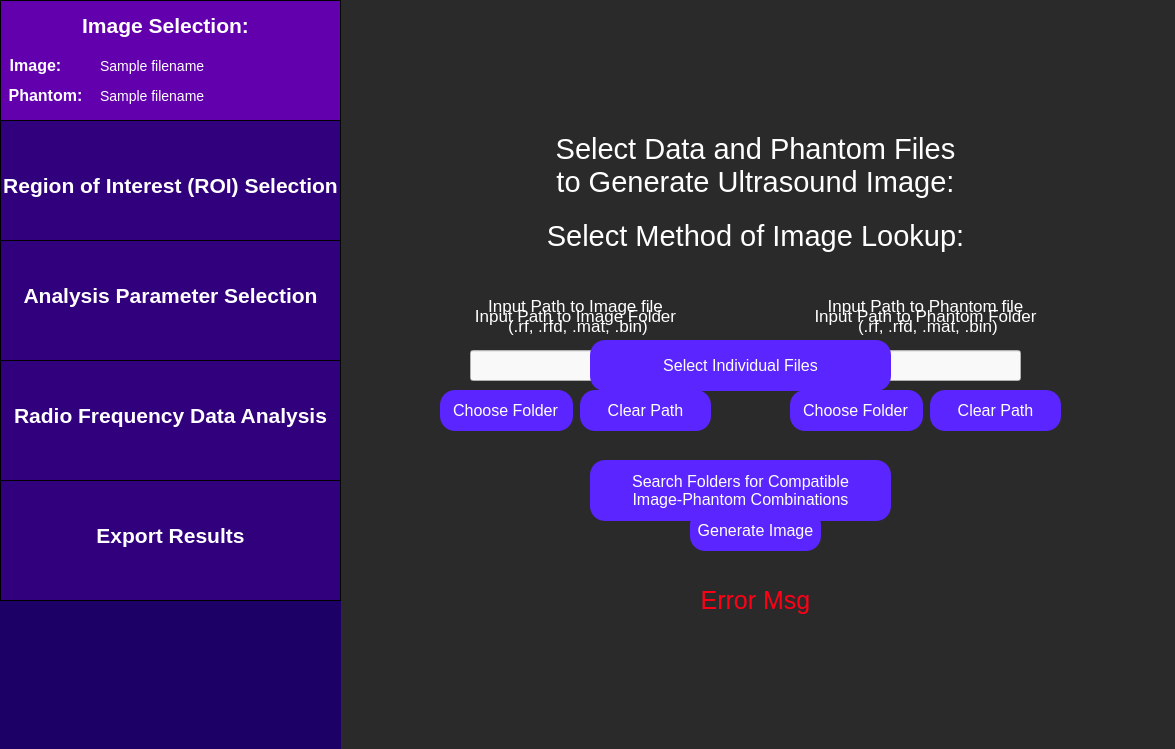
<?xml version="1.0" encoding="UTF-8"?>
<ui version="4.0">
 <class>selectImage</class>
 <widget class="QWidget" name="selectImage">
  <property name="geometry">
   <rect>
    <x>0</x>
    <y>0</y>
    <width>1175</width>
    <height>749</height>
   </rect>
  </property>
  <property name="windowTitle">
   <string>Select Ultrasound Image</string>
  </property>
  <property name="styleSheet">
   <string notr="true">QWidget {
	background: rgb(42, 42, 42);
}</string>
  </property>
  <widget class="QLabel" name="selectDataLabel">
   <property name="geometry">
    <rect>
     <x>540</x>
     <y>100</y>
     <width>431</width>
     <height>131</height>
    </rect>
   </property>
   <property name="styleSheet">
    <string notr="true">QLabel {
	font-size: 29px;
	color: rgb(255, 255, 255);
	background-color: rgba(255, 255, 255, 0);
}</string>
   </property>
   <property name="text">
    <string>Select Data and Phantom Files to Generate Ultrasound Image:</string>
   </property>
   <property name="textFormat">
    <enum>Qt::AutoText</enum>
   </property>
   <property name="scaledContents">
    <bool>false</bool>
   </property>
   <property name="alignment">
    <set>Qt::AlignCenter</set>
   </property>
   <property name="wordWrap">
    <bool>true</bool>
   </property>
  </widget>
  <widget class="QLabel" name="phantomPathLabel">
   <property name="geometry">
    <rect>
     <x>790</x>
     <y>290</y>
     <width>271</width>
     <height>51</height>
    </rect>
   </property>
   <property name="styleSheet">
    <string notr="true">QLabel {
	background-color: rgba(255, 255, 255, 0);
	color: white;
	font-size: 17px;
}</string>
   </property>
   <property name="text">
    <string>Input Path to Phantom file
 (.rf, .rfd, .mat, .bin)</string>
   </property>
   <property name="alignment">
    <set>Qt::AlignCenter</set>
   </property>
   <property name="textInteractionFlags">
    <set>Qt::NoTextInteraction</set>
   </property>
  </widget>
  <widget class="QPushButton" name="choosePhantomFileButton">
   <property name="geometry">
    <rect>
     <x>792</x>
     <y>390</y>
     <width>131</width>
     <height>41</height>
    </rect>
   </property>
   <property name="styleSheet">
    <string notr="true">QPushButton {
	color: white;
	font-size: 16px;
	background: rgb(90, 37, 255);
	border-radius: 15px;
}</string>
   </property>
   <property name="text">
    <string>Choose File</string>
   </property>
  </widget>
  <widget class="QLineEdit" name="phantomPathInput">
   <property name="geometry">
    <rect>
     <x>820</x>
     <y>350</y>
     <width>201</width>
     <height>31</height>
    </rect>
   </property>
   <property name="styleSheet">
    <string notr="true">QLineEdit {
	background-color: rgb(249, 249, 249);
	color: black;
}</string>
   </property>
  </widget>
  <widget class="QPushButton" name="clearPhantomPathButton">
   <property name="geometry">
    <rect>
     <x>930</x>
     <y>390</y>
     <width>131</width>
     <height>41</height>
    </rect>
   </property>
   <property name="styleSheet">
    <string notr="true">QPushButton {
	color: white;
	font-size: 16px;
	background: rgb(90, 37, 255);
	border-radius: 15px;
}</string>
   </property>
   <property name="text">
    <string>Clear Path</string>
   </property>
  </widget>
  <widget class="QLabel" name="imagePathLabel">
   <property name="geometry">
    <rect>
     <x>440</x>
     <y>290</y>
     <width>271</width>
     <height>51</height>
    </rect>
   </property>
   <property name="styleSheet">
    <string notr="true">QLabel {
	background-color: rgba(255, 255, 255, 0);
	color: white;
	font-size: 17px;
}</string>
   </property>
   <property name="text">
    <string>Input Path to Image file
 (.rf, .rfd, .mat, .bin)</string>
   </property>
   <property name="alignment">
    <set>Qt::AlignCenter</set>
   </property>
   <property name="textInteractionFlags">
    <set>Qt::NoTextInteraction</set>
   </property>
  </widget>
  <widget class="QPushButton" name="chooseImageFileButton">
   <property name="geometry">
    <rect>
     <x>442</x>
     <y>390</y>
     <width>131</width>
     <height>41</height>
    </rect>
   </property>
   <property name="styleSheet">
    <string notr="true">QPushButton {
	color: white;
	font-size: 16px;
	background: rgb(90, 37, 255);
	border-radius: 15px;
}</string>
   </property>
   <property name="text">
    <string>Choose File</string>
   </property>
  </widget>
  <widget class="QLineEdit" name="imagePathInput">
   <property name="geometry">
    <rect>
     <x>470</x>
     <y>350</y>
     <width>201</width>
     <height>31</height>
    </rect>
   </property>
   <property name="styleSheet">
    <string notr="true">QLineEdit {
	background-color: rgb(249, 249, 249);
	color: black;
}</string>
   </property>
  </widget>
  <widget class="QPushButton" name="clearImagePathButton">
   <property name="geometry">
    <rect>
     <x>580</x>
     <y>390</y>
     <width>131</width>
     <height>41</height>
    </rect>
   </property>
   <property name="styleSheet">
    <string notr="true">QPushButton {
	color: white;
	font-size: 16px;
	background: rgb(90, 37, 255);
	border-radius: 15px;
}</string>
   </property>
   <property name="text">
    <string>Clear Path</string>
   </property>
  </widget>
  <widget class="QPushButton" name="generateImageButton">
   <property name="geometry">
    <rect>
     <x>690</x>
     <y>510</y>
     <width>131</width>
     <height>41</height>
    </rect>
   </property>
   <property name="styleSheet">
    <string notr="true">QPushButton {
	color: white;
	font-size: 16px;
	background: rgb(90, 37, 255);
	border-radius: 15px;
}</string>
   </property>
   <property name="text">
    <string>Generate Image</string>
   </property>
  </widget>
  <widget class="QLabel" name="selectImageErrorMsg">
   <property name="geometry">
    <rect>
     <x>700</x>
     <y>580</y>
     <width>111</width>
     <height>41</height>
    </rect>
   </property>
   <property name="styleSheet">
    <string notr="true">QLabel {
	color: rgb(255, 0, 23);
	font-size: 25px;
	background-color: rgba(255, 255, 255, 0);
}</string>
   </property>
   <property name="text">
    <string>Error Msg</string>
   </property>
   <property name="alignment">
    <set>Qt::AlignCenter</set>
   </property>
  </widget>
  <widget class="QLabel" name="imagePathFolderLabel">
   <property name="geometry">
    <rect>
     <x>440</x>
     <y>290</y>
     <width>271</width>
     <height>51</height>
    </rect>
   </property>
   <property name="styleSheet">
    <string notr="true">QLabel {
	background-color: rgba(255, 255, 255, 0);
	color: white;
	font-size: 17px;
}</string>
   </property>
   <property name="text">
    <string>Input Path to Image Folder</string>
   </property>
   <property name="alignment">
    <set>Qt::AlignCenter</set>
   </property>
   <property name="textInteractionFlags">
    <set>Qt::NoTextInteraction</set>
   </property>
  </widget>
  <widget class="QLabel" name="phantomPathFolderLabel">
   <property name="geometry">
    <rect>
     <x>790</x>
     <y>290</y>
     <width>271</width>
     <height>51</height>
    </rect>
   </property>
   <property name="styleSheet">
    <string notr="true">QLabel {
	background-color: rgba(255, 255, 255, 0);
	color: white;
	font-size: 17px;
}</string>
   </property>
   <property name="text">
    <string>Input Path to Phantom Folder</string>
   </property>
   <property name="alignment">
    <set>Qt::AlignCenter</set>
   </property>
   <property name="textInteractionFlags">
    <set>Qt::NoTextInteraction</set>
   </property>
  </widget>
  <widget class="QPushButton" name="choosePhantomFolderButton">
   <property name="geometry">
    <rect>
     <x>790</x>
     <y>390</y>
     <width>131</width>
     <height>41</height>
    </rect>
   </property>
   <property name="styleSheet">
    <string notr="true">QPushButton {
	color: white;
	font-size: 16px;
	background: rgb(90, 37, 255);
	border-radius: 15px;
}</string>
   </property>
   <property name="text">
    <string>Choose Folder</string>
   </property>
  </widget>
  <widget class="QPushButton" name="chooseImageFolderButton">
   <property name="geometry">
    <rect>
     <x>440</x>
     <y>390</y>
     <width>131</width>
     <height>41</height>
    </rect>
   </property>
   <property name="styleSheet">
    <string notr="true">QPushButton {
	color: white;
	font-size: 16px;
	background: rgb(90, 37, 255);
	border-radius: 15px;
}</string>
   </property>
   <property name="text">
    <string>Choose Folder</string>
   </property>
  </widget>
  <widget class="QLabel" name="selectImageMethodLabel">
   <property name="geometry">
    <rect>
     <x>540</x>
     <y>170</y>
     <width>431</width>
     <height>131</height>
    </rect>
   </property>
   <property name="styleSheet">
    <string notr="true">QLabel {
	font-size: 29px;
	color: rgb(255, 255, 255);
	background-color: rgba(255, 255, 255, 0);
}</string>
   </property>
   <property name="text">
    <string>Select Method of Image Lookup:</string>
   </property>
   <property name="textFormat">
    <enum>Qt::AutoText</enum>
   </property>
   <property name="scaledContents">
    <bool>false</bool>
   </property>
   <property name="alignment">
    <set>Qt::AlignCenter</set>
   </property>
   <property name="wordWrap">
    <bool>true</bool>
   </property>
  </widget>
  <widget class="QPushButton" name="selectIndFilesButton">
   <property name="geometry">
    <rect>
     <x>590</x>
     <y>340</y>
     <width>301</width>
     <height>51</height>
    </rect>
   </property>
   <property name="toolTip">
    <string>&lt;html&gt;&lt;head/&gt;&lt;body&gt;&lt;p&gt;&lt;br/&gt;&lt;/p&gt;&lt;/body&gt;&lt;/html&gt;</string>
   </property>
   <property name="styleSheet">
    <string notr="true">QPushButton {
	color: white;
	font-size: 16px;
	background: rgb(90, 37, 255);
	border-radius: 15px;
}</string>
   </property>
   <property name="text">
    <string>Select Individual Files</string>
   </property>
  </widget>
  <widget class="QPushButton" name="selectFoldersButton">
   <property name="geometry">
    <rect>
     <x>590</x>
     <y>460</y>
     <width>301</width>
     <height>61</height>
    </rect>
   </property>
   <property name="styleSheet">
    <string notr="true">QPushButton {
	color: white;
	font-size: 16px;
	background: rgb(90, 37, 255);
	border-radius: 15px;
}</string>
   </property>
   <property name="text">
    <string>Search Folders for Compatible
Image-Phantom Combinations</string>
   </property>
  </widget>
  <widget class="QWidget" name="sidebar" native="true">
   <property name="geometry">
    <rect>
     <x>0</x>
     <y>0</y>
     <width>341</width>
     <height>751</height>
    </rect>
   </property>
   <property name="toolTip">
    <string>&lt;html&gt;&lt;head/&gt;&lt;body&gt;&lt;p&gt;&lt;br/&gt;&lt;/p&gt;&lt;/body&gt;&lt;/html&gt;</string>
   </property>
   <property name="styleSheet">
    <string notr="true">QWidget {
	background-color: rgb(28, 0, 101);
}</string>
   </property>
   <widget class="QFrame" name="imageSelectionSidebar">
    <property name="geometry">
     <rect>
      <x>0</x>
      <y>0</y>
      <width>341</width>
      <height>121</height>
     </rect>
    </property>
    <property name="styleSheet">
     <string notr="true">QFrame {
	background-color: rgb(99, 0, 174);
	border: 1px solid black;
}</string>
    </property>
    <property name="frameShape">
     <enum>QFrame::StyledPanel</enum>
    </property>
    <property name="frameShadow">
     <enum>QFrame::Raised</enum>
    </property>
    <widget class="QLabel" name="imageSelectionLabelSidebar">
     <property name="geometry">
      <rect>
       <x>70</x>
       <y>0</y>
       <width>191</width>
       <height>51</height>
      </rect>
     </property>
     <property name="styleSheet">
      <string notr="true">QLabel {
	font-size: 21px;
	color: rgb(255, 255, 255);
	background-color: rgba(255, 255, 255, 0);
	border: 0px;
	font-weight: bold;
}</string>
     </property>
     <property name="text">
      <string>Image Selection:</string>
     </property>
     <property name="alignment">
      <set>Qt::AlignCenter</set>
     </property>
    </widget>
    <widget class="QLabel" name="imageLabel">
     <property name="geometry">
      <rect>
       <x>-60</x>
       <y>40</y>
       <width>191</width>
       <height>51</height>
      </rect>
     </property>
     <property name="styleSheet">
      <string notr="true">QLabel {
	font-size: 16px;
	color: rgb(255, 255, 255);
	background-color: rgba(255, 255, 255, 0);
	border: 0px;
	font-weight: bold;
}</string>
     </property>
     <property name="text">
      <string>Image:</string>
     </property>
     <property name="alignment">
      <set>Qt::AlignCenter</set>
     </property>
    </widget>
    <widget class="QLabel" name="phantomLabel">
     <property name="geometry">
      <rect>
       <x>-50</x>
       <y>70</y>
       <width>191</width>
       <height>51</height>
      </rect>
     </property>
     <property name="styleSheet">
      <string notr="true">QLabel {
	font-size: 16px;
	color: rgb(255, 255, 255);
	background-color: rgba(255, 255, 255, 0);
	border: 0px;
	font-weight: bold
}</string>
     </property>
     <property name="text">
      <string>Phantom:</string>
     </property>
     <property name="alignment">
      <set>Qt::AlignCenter</set>
     </property>
    </widget>
    <widget class="QLabel" name="imageFilenameDisplay">
     <property name="geometry">
      <rect>
       <x>100</x>
       <y>40</y>
       <width>241</width>
       <height>51</height>
      </rect>
     </property>
     <property name="styleSheet">
      <string notr="true">QLabel {
	font-size: 14px;
	color: rgb(255, 255, 255);
	background-color: rgba(255, 255, 255, 0);
	border: 0px;
}</string>
     </property>
     <property name="text">
      <string>Sample filename </string>
     </property>
     <property name="alignment">
      <set>Qt::AlignLeading|Qt::AlignLeft|Qt::AlignVCenter</set>
     </property>
    </widget>
    <widget class="QLabel" name="phantomFilenameDisplay">
     <property name="geometry">
      <rect>
       <x>100</x>
       <y>70</y>
       <width>241</width>
       <height>51</height>
      </rect>
     </property>
     <property name="styleSheet">
      <string notr="true">QLabel {
	font-size: 14px;
	color: rgb(255, 255, 255);
	background-color: rgba(255, 255, 255, 0);
	border: 0px;
}</string>
     </property>
     <property name="text">
      <string>Sample filename </string>
     </property>
     <property name="alignment">
      <set>Qt::AlignLeading|Qt::AlignLeft|Qt::AlignVCenter</set>
     </property>
    </widget>
   </widget>
   <widget class="QFrame" name="roiSidebar">
    <property name="geometry">
     <rect>
      <x>0</x>
      <y>120</y>
      <width>341</width>
      <height>121</height>
     </rect>
    </property>
    <property name="styleSheet">
     <string notr="true">QFrame {
	background-color: rgb(49, 0, 124);
	border: 1px solid black;
}</string>
    </property>
    <property name="frameShape">
     <enum>QFrame::StyledPanel</enum>
    </property>
    <property name="frameShadow">
     <enum>QFrame::Raised</enum>
    </property>
    <widget class="QLabel" name="roiSidebarLabel">
     <property name="geometry">
      <rect>
       <x>0</x>
       <y>40</y>
       <width>341</width>
       <height>51</height>
      </rect>
     </property>
     <property name="styleSheet">
      <string notr="true">QLabel {
	font-size: 21px;
	color: rgb(255, 255, 255);
	background-color: rgba(255, 255, 255, 0);
	border: 0px;
	font-weight: bold;
}</string>
     </property>
     <property name="text">
      <string>Region of Interest (ROI) Selection</string>
     </property>
     <property name="alignment">
      <set>Qt::AlignCenter</set>
     </property>
    </widget>
   </widget>
   <widget class="QFrame" name="rfAnalysisSidebar">
    <property name="geometry">
     <rect>
      <x>0</x>
      <y>360</y>
      <width>341</width>
      <height>121</height>
     </rect>
    </property>
    <property name="styleSheet">
     <string notr="true">QFrame {
	background-color:  rgb(49, 0, 124);
	border: 1px solid black;
}</string>
    </property>
    <property name="frameShape">
     <enum>QFrame::StyledPanel</enum>
    </property>
    <property name="frameShadow">
     <enum>QFrame::Raised</enum>
    </property>
    <widget class="QLabel" name="rfAnalysisLabel">
     <property name="geometry">
      <rect>
       <x>0</x>
       <y>30</y>
       <width>341</width>
       <height>51</height>
      </rect>
     </property>
     <property name="styleSheet">
      <string notr="true">QLabel {
	font-size: 21px;
	color: rgb(255, 255, 255);
	background-color: rgba(255, 255, 255, 0);
	border: 0px;
	font-weight: bold;
}</string>
     </property>
     <property name="text">
      <string>Radio Frequency Data Analysis</string>
     </property>
     <property name="alignment">
      <set>Qt::AlignCenter</set>
     </property>
    </widget>
   </widget>
   <widget class="QFrame" name="exportResultsSidebar">
    <property name="geometry">
     <rect>
      <x>0</x>
      <y>480</y>
      <width>341</width>
      <height>121</height>
     </rect>
    </property>
    <property name="styleSheet">
     <string notr="true">QFrame {
	background-color:  rgb(49, 0, 124);
	border: 1px solid black;
}</string>
    </property>
    <property name="frameShape">
     <enum>QFrame::StyledPanel</enum>
    </property>
    <property name="frameShadow">
     <enum>QFrame::Raised</enum>
    </property>
    <widget class="QLabel" name="exportResultsLabel">
     <property name="geometry">
      <rect>
       <x>20</x>
       <y>30</y>
       <width>301</width>
       <height>51</height>
      </rect>
     </property>
     <property name="styleSheet">
      <string notr="true">QLabel {
	font-size: 21px;
	color: rgb(255, 255, 255);
	background-color: rgba(255, 255, 255, 0);
	border: 0px;
	font-weight: bold;
}</string>
     </property>
     <property name="text">
      <string>Export Results</string>
     </property>
     <property name="alignment">
      <set>Qt::AlignCenter</set>
     </property>
    </widget>
   </widget>
  </widget>
  <widget class="QFrame" name="analysisParamsSidebar">
   <property name="geometry">
    <rect>
     <x>0</x>
     <y>240</y>
     <width>341</width>
     <height>121</height>
    </rect>
   </property>
   <property name="styleSheet">
    <string notr="true">QFrame {
	background-color: rgb(49, 0, 124);
	border: 1px solid black;
}</string>
   </property>
   <property name="frameShape">
    <enum>QFrame::StyledPanel</enum>
   </property>
   <property name="frameShadow">
    <enum>QFrame::Raised</enum>
   </property>
   <widget class="QLabel" name="analysisParamsLabel">
    <property name="geometry">
     <rect>
      <x>0</x>
      <y>30</y>
      <width>341</width>
      <height>51</height>
     </rect>
    </property>
    <property name="styleSheet">
     <string notr="true">QLabel {
	font-size: 21px;
	color: rgb(255, 255, 255);
	background-color: rgba(255, 255, 255, 0);
	border: 0px;
	font-weight:bold;
}</string>
    </property>
    <property name="text">
     <string>Analysis Parameter Selection</string>
    </property>
    <property name="alignment">
     <set>Qt::AlignCenter</set>
    </property>
   </widget>
  </widget>
 </widget>
 <resources/>
 <connections/>
</ui>
